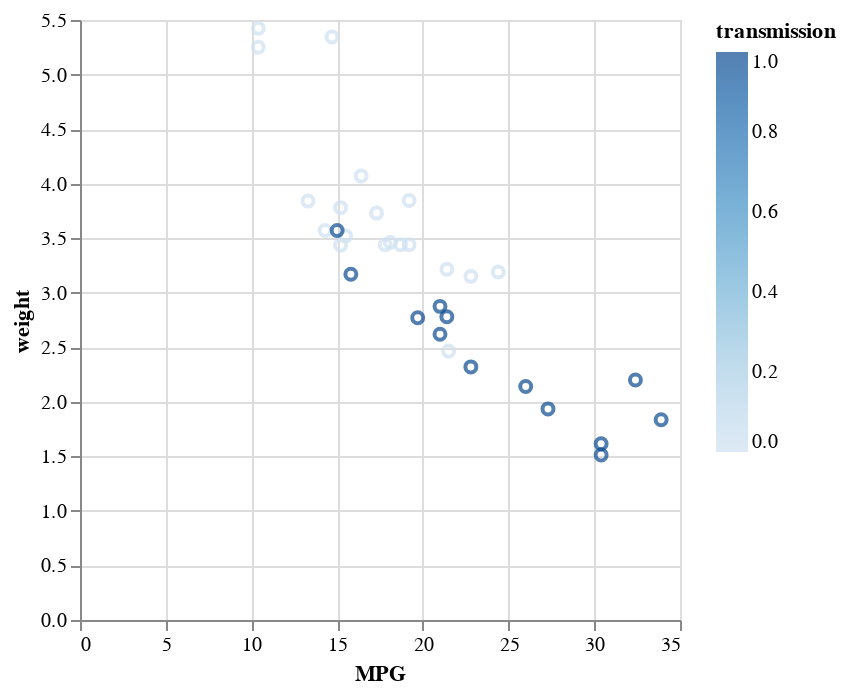

The notebook cell saved with this chart:
### Markdown cell above
Let's try some basic variants on the plot. 

Maybe we want to compare different transmission types. For this, we can use the color encoding for the transmission data:

### Code cell
#2.1 MPG, weight, vs. transmission

alt.Chart(mtcars).mark_point().encode(
    x='MPG',
    y="weight",
    color="transmission"
)

### Figure 1 — Vega-Lite specification as saved in the notebook (floating-point values rounded to 4 significant figures)
{"config": {"view": {"continuousWidth": 300, "continuousHeight": 300}}, "data": {"name": "data-a4c85d0c7c83a07683be57f0abc670da"}, "mark": {"type": "point"}, "encoding": {"color": {"field": "transmission", "type": "quantitative"}, "x": {"field": "MPG", "type": "quantitative"}, "y": {"field": "weight", "type": "quantitative"}}, "$schema": "https://vega.github.io/schema/vega-lite/v5.20.1.json", "datasets": {"data-a4c85d0c7c83a07683be57f0abc670da": [{"model": "Mazda RX4", "MPG": 21.0, "cylinders": 6, "displacement": 160.0, "HP": 110, "rear_axle_ratio": 3.9, "weight": 2.62, "qsec": 16.46, "vs": 0, "transmission": 1, "gears": 4, "carb": 4}, {"model": "Mazda RX4 Wag", "MPG": 21.0, "cylinders": 6, "displacement": 160.0, "HP": 110, "rear_axle_ratio": 3.9, "weight": 2.875, "qsec": 17.02, "vs": 0, "transmission": 1, "gears": 4, "carb": 4}, {"model": "Datsun 710", "MPG": 22.8, "cylinders": 4, "displacement": 108.0, "HP": 93, "rear_axle_ratio": 3.85, "weight": 2.32, "qsec": 18.61, "vs": 1, "transmission": 1, "gears": 4, "carb": 1}, {"model": "Hornet 4 Drive", "MPG": 21.4, "cylinders": 6, "displacement": 258.0, "HP": 110, "rear_axle_ratio": 3.08, "weight": 3.215, "qsec": 19.44, "vs": 1, "transmission": 0, "gears": 3, "carb": 1}, {"model": "Hornet Sportabout", "MPG": 18.7, "cylinders": 8, "displacement": 360.0, "HP": 175, "rear_axle_ratio": 3.15, "weight": 3.44, "qsec": 17.02, "vs": 0, "transmission": 0, "gears": 3, "carb": 2}, {"model": "Valiant", "MPG": 18.1, "cylinders": 6, "displacement": 225.0, "HP": 105, "rear_axle_ratio": 2.76, "weight": 3.46, "qsec": 20.22, "vs": 1, "transmission": 0, "gears": 3, "carb": 1}, {"model": "Duster 360", "MPG": 14.3, "cylinders": 8, "displacement": 360.0, "HP": 245, "rear_axle_ratio": 3.21, "weight": 3.57, "qsec": 15.84, "vs": 0, "transmission": 0, "gears": 3, "carb": 4}, {"model": "Merc 240D", "MPG": 24.4, "cylinders": 4, "displacement": 146.7, "HP": 62, "rear_axle_ratio": 3.69, "weight": 3.19, "qsec": 20.0, "vs": 1, "transmission": 0, "gears": 4, "carb": 2}, {"model": "Merc 230", "MPG": 22.8, "cylinders": 4, "displacement": 140.8, "HP": 95, "rear_axle_ratio": 3.92, "weight": 3.15, "qsec": 22.9, "vs": 1, "transmission": 0, "gears": 4, "carb": 2}, {"model": "Merc 280", "MPG": 19.2, "cylinders": 6, "displacement": 167.6, "HP": 123, "rear_axle_ratio": 3.92, "weight": 3.44, "qsec": 18.3, "vs": 1, "transmission": 0, "gears": 4, "carb": 4}, {"model": "Merc 280C", "MPG": 17.8, "cylinders": 6, "displacement": 167.6, "HP": 123, "rear_axle_ratio": 3.92, "weight": 3.44, "qsec": 18.9, "vs": 1, "transmission": 0, "gears": 4, "carb": 4}, {"model": "Merc 450SE", "MPG": 16.4, "cylinders": 8, "displacement": 275.8, "HP": 180, "rear_axle_ratio": 3.07, "weight": 4.07, "qsec": 17.4, "vs": 0, "transmission": 0, "gears": 3, "carb": 3}, {"model": "Merc 450SL", "MPG": 17.3, "cylinders": 8, "displacement": 275.8, "HP": 180, "rear_axle_ratio": 3.07, "weight": 3.73, "qsec": 17.6, "vs": 0, "transmission": 0, "gears": 3, "carb": 3}, {"model": "Merc 450SLC", "MPG": 15.2, "cylinders": 8, "displacement": 275.8, "HP": 180, "rear_axle_ratio": 3.07, "weight": 3.78, "qsec": 18.0, "vs": 0, "transmission": 0, "gears": 3, "carb": 3}, {"model": "Cadillac Fleetwood", "MPG": 10.4, "cylinders": 8, "displacement": 472.0, "HP": 205, "rear_axle_ratio": 2.93, "weight": 5.25, "qsec": 17.98, "vs": 0, "transmission": 0, "gears": 3, "carb": 4}, {"model": "Lincoln Continental", "MPG": 10.4, "cylinders": 8, "displacement": 460.0, "HP": 215, "rear_axle_ratio": 3.0, "weight": 5.424, "qsec": 17.82, "vs": 0, "transmission": 0, "gears": 3, "carb": 4}, {"model": "Chrysler Imperial", "MPG": 14.7, "cylinders": 8, "displacement": 440.0, "HP": 230, "rear_axle_ratio": 3.23, "weight": 5.345, "qsec": 17.42, "vs": 0, "transmission": 0, "gears": 3, "carb": 4}, {"model": "Fiat 128", "MPG": 32.4, "cylinders": 4, "displacement": 78.7, "HP": 66, "rear_axle_ratio": 4.08, "weight": 2.2, "qsec": 19.47, "vs": 1, "transmission": 1, "gears": 4, "carb": 1}, {"model": "Honda Civic", "MPG": 30.4, "cylinders": 4, "displacement": 75.7, "HP": 52, "rear_axle_ratio": 4.93, "weight": 1.615, "qsec": 18.52, "vs": 1, "transmission": 1, "gears": 4, "carb": 2}, {"model": "Toyota Corolla", "MPG": 33.9, "cylinders": 4, "displacement": 71.1, "HP": 65, "rear_axle_ratio": 4.22, "weight": 1.835, "qsec": 19.9, "vs": 1, "transmission": 1, "gears": 4, "carb": 1}, {"model": "Toyota Corona", "MPG": 21.5, "cylinders": 4, "displacement": 120.1, "HP": 97, "rear_axle_ratio": 3.7, "weight": 2.465, "qsec": 20.01, "vs": 1, "transmission": 0, "gears": 3, "carb": 1}, {"model": "Dodge Challenger", "MPG": 15.5, "cylinders": 8, "displacement": 318.0, "HP": 150, "rear_axle_ratio": 2.76, "weight": 3.52, "qsec": 16.87, "vs": 0, "transmission": 0, "gears": 3, "carb": 2}, {"model": "AMC Javelin", "MPG": 15.2, "cylinders": 8, "displacement": 304.0, "HP": 150, "rear_axle_ratio": 3.15, "weight": 3.435, "qsec": 17.3, "vs": 0, "transmission": 0, "gears": 3, "carb": 2}, {"model": "Camaro Z28", "MPG": 13.3, "cylinders": 8, "displacement": 350.0, "HP": 245, "rear_axle_ratio": 3.73, "weight": 3.84, "qsec": 15.41, "vs": 0, "transmission": 0, "gears": 3, "carb": 4}, {"model": "Pontiac Firebird", "MPG": 19.2, "cylinders": 8, "displacement": 400.0, "HP": 175, "rear_axle_ratio": 3.08, "weight": 3.845, "qsec": 17.05, "vs": 0, "transmission": 0, "gears": 3, "carb": 2}, {"model": "Fiat X1-9", "MPG": 27.3, "cylinders": 4, "displacement": 79.0, "HP": 66, "rear_axle_ratio": 4.08, "weight": 1.935, "qsec": 18.9, "vs": 1, "transmission": 1, "gears": 4, "carb": 1}, {"model": "Porsche 914-2", "MPG": 26.0, "cylinders": 4, "displacement": 120.3, "HP": 91, "rear_axle_ratio": 4.43, "weight": 2.14, "qsec": 16.7, "vs": 0, "transmission": 1, "gears": 5, "carb": 2}, {"model": "Lotus Europa", "MPG": 30.4, "cylinders": 4, "displacement": 95.1, "HP": 113, "rear_axle_ratio": 3.77, "weight": 1.513, "qsec": 16.9, "vs": 1, "transmission": 1, "gears": 5, "carb": 2}, {"model": "Ford Pantera L", "MPG": 15.8, "cylinders": 8, "displacement": 351.0, "HP": 264, "rear_axle_ratio": 4.22, "weight": 3.17, "qsec": 14.5, "vs": 0, "transmission": 1, "gears": 5, "carb": 4}, {"model": "Ferrari Dino", "MPG": 19.7, "cylinders": 6, "displacement": 145.0, "HP": 175, "rear_axle_ratio": 3.62, "weight": 2.77, "qsec": 15.5, "vs": 0, "transmission": 1, "gears": 5, "carb": 6}, {"model": "Maserati Bora", "MPG": 15.0, "cylinders": 8, "displacement": 301.0, "HP": 335, "rear_axle_ratio": 3.54, "weight": 3.57, "qsec": 14.6, "vs": 0, "transmission": 1, "gears": 5, "carb": 8}, {"model": "Volvo 142E", "MPG": 21.4, "cylinders": 4, "displacement": 121.0, "HP": 109, "rear_axle_ratio": 4.11, "weight": 2.78, "qsec": 18.6, "vs": 1, "transmission": 1, "gears": 4, "carb": 2}]}}
